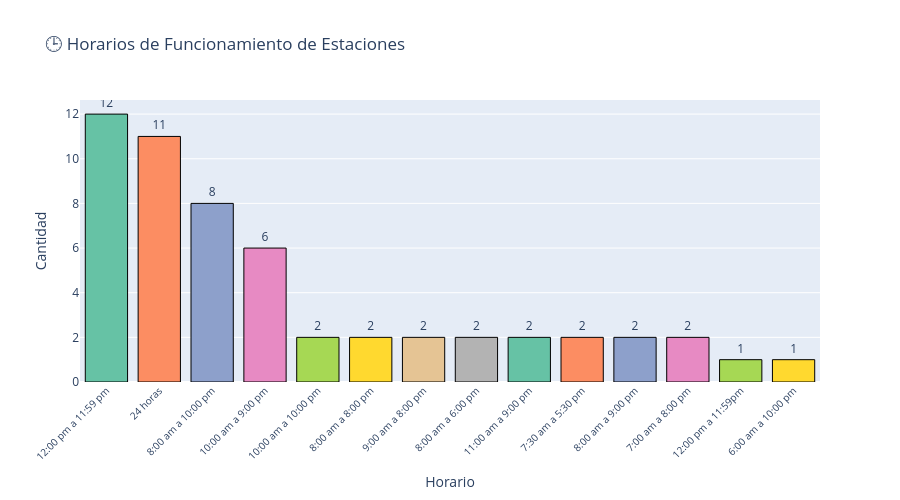

The notebook cell saved with this chart:
### Code cell
# 📊 Gráfica dinámica: Horarios de funcionamiento de estaciones
if df is not None and not df.empty:
    conteo_horarios = df["Horario"].value_counts().reset_index()
    conteo_horarios.columns = ["Horario", "Cantidad"]

    print("🕒 Creando gráfica de horarios de funcionamiento...")

    fig_horarios = px.bar(
        conteo_horarios,
        x="Horario",
        y="Cantidad",
        title="🕒 Horarios de Funcionamiento de Estaciones",
        labels={"Horario": "Horario", "Cantidad": "Cantidad"},
        text="Cantidad",  # ✅ etiquetas encima de cada barra
        color="Horario",
        color_discrete_sequence=px.colors.qualitative.Set2  # ✅ paleta cálida tipo coral
    )

    fig_horarios.update_traces(
        textposition="outside",
        marker=dict(line=dict(color="black", width=1))  # ✅ borde negro estilo matplotlib
    )

    fig_horarios.update_layout(
        height=500,
        xaxis_tickangle=-45,
        xaxis=dict(tickfont=dict(size=10)),  # ✅ mejor legibilidad
        showlegend=False
    )

    fig_horarios.show()
else:
    print("❌ No hay datos disponibles para crear la gráfica de horarios")

### Figure 1 — Plotly figure (JSON) as saved in the notebook; plotly's stock layout.template omitted (floating-point values rounded to 4 significant figures)
{"data": [{"hovertemplate": "Horario=%{x}<br>Cantidad=%{text}<extra></extra>", "legendgroup": "12:00 pm a 11:59 pm", "marker": {"color": "rgb(102,194,165)", "line": {"color": "black", "width": 1}, "pattern": {"shape": ""}}, "name": "12:00 pm a 11:59 pm", "orientation": "v", "showlegend": true, "text": [12.0], "textposition": "outside", "type": "bar", "x": ["12:00 pm a 11:59 pm"], "xaxis": "x", "y": [12], "yaxis": "y"}, {"hovertemplate": "Horario=%{x}<br>Cantidad=%{text}<extra></extra>", "legendgroup": "24 horas", "marker": {"color": "rgb(252,141,98)", "line": {"color": "black", "width": 1}, "pattern": {"shape": ""}}, "name": "24 horas", "orientation": "v", "showlegend": true, "text": [11.0], "textposition": "outside", "type": "bar", "x": ["24 horas"], "xaxis": "x", "y": [11], "yaxis": "y"}, {"hovertemplate": "Horario=%{x}<br>Cantidad=%{text}<extra></extra>", "legendgroup": "8:00 am a 10:00 pm", "marker": {"color": "rgb(141,160,203)", "line": {"color": "black", "width": 1}, "pattern": {"shape": ""}}, "name": "8:00 am a 10:00 pm", "orientation": "v", "showlegend": true, "text": [8.0], "textposition": "outside", "type": "bar", "x": ["8:00 am a 10:00 pm"], "xaxis": "x", "y": [8], "yaxis": "y"}, {"hovertemplate": "Horario=%{x}<br>Cantidad=%{text}<extra></extra>", "legendgroup": "10:00 am a 9:00 pm", "marker": {"color": "rgb(231,138,195)", "line": {"color": "black", "width": 1}, "pattern": {"shape": ""}}, "name": "10:00 am a 9:00 pm", "orientation": "v", "showlegend": true, "text": [6.0], "textposition": "outside", "type": "bar", "x": ["10:00 am a 9:00 pm"], "xaxis": "x", "y": [6], "yaxis": "y"}, {"hovertemplate": "Horario=%{x}<br>Cantidad=%{text}<extra></extra>", "legendgroup": "10:00 am a 10:00 pm", "marker": {"color": "rgb(166,216,84)", "line": {"color": "black", "width": 1}, "pattern": {"shape": ""}}, "name": "10:00 am a 10:00 pm", "orientation": "v", "showlegend": true, "text": [2.0], "textposition": "outside", "type": "bar", "x": ["10:00 am a 10:00 pm"], "xaxis": "x", "y": [2], "yaxis": "y"}, {"hovertemplate": "Horario=%{x}<br>Cantidad=%{text}<extra></extra>", "legendgroup": "8:00 am a 8:00 pm", "marker": {"color": "rgb(255,217,47)", "line": {"color": "black", "width": 1}, "pattern": {"shape": ""}}, "name": "8:00 am a 8:00 pm", "orientation": "v", "showlegend": true, "text": [2.0], "textposition": "outside", "type": "bar", "x": ["8:00 am a 8:00 pm"], "xaxis": "x", "y": [2], "yaxis": "y"}, {"hovertemplate": "Horario=%{x}<br>Cantidad=%{text}<extra></extra>", "legendgroup": "9:00 am a 8:00 pm", "marker": {"color": "rgb(229,196,148)", "line": {"color": "black", "width": 1}, "pattern": {"shape": ""}}, "name": "9:00 am a 8:00 pm", "orientation": "v", "showlegend": true, "text": [2.0], "textposition": "outside", "type": "bar", "x": ["9:00 am a 8:00 pm"], "xaxis": "x", "y": [2], "yaxis": "y"}, {"hovertemplate": "Horario=%{x}<br>Cantidad=%{text}<extra></extra>", "legendgroup": "8:00 am a 6:00 pm", "marker": {"color": "rgb(179,179,179)", "line": {"color": "black", "width": 1}, "pattern": {"shape": ""}}, "name": "8:00 am a 6:00 pm", "orientation": "v", "showlegend": true, "text": [2.0], "textposition": "outside", "type": "bar", "x": ["8:00 am a 6:00 pm"], "xaxis": "x", "y": [2], "yaxis": "y"}, {"hovertemplate": "Horario=%{x}<br>Cantidad=%{text}<extra></extra>", "legendgroup": "11:00 am a 9:00 pm", "marker": {"color": "rgb(102,194,165)", "line": {"color": "black", "width": 1}, "pattern": {"shape": ""}}, "name": "11:00 am a 9:00 pm", "orientation": "v", "showlegend": true, "text": [2.0], "textposition": "outside", "type": "bar", "x": ["11:00 am a 9:00 pm"], "xaxis": "x", "y": [2], "yaxis": "y"}, {"hovertemplate": "Horario=%{x}<br>Cantidad=%{text}<extra></extra>", "legendgroup": "7:30 am a 5:30 pm", "marker": {"color": "rgb(252,141,98)", "line": {"color": "black", "width": 1}, "pattern": {"shape": ""}}, "name": "7:30 am a 5:30 pm", "orientation": "v", "showlegend": true, "text": [2.0], "textposition": "outside", "type": "bar", "x": ["7:30 am a 5:30 pm"], "xaxis": "x", "y": [2], "yaxis": "y"}, {"hovertemplate": "Horario=%{x}<br>Cantidad=%{text}<extra></extra>", "legendgroup": "8:00 am a 9:00 pm", "marker": {"color": "rgb(141,160,203)", "line": {"color": "black", "width": 1}, "pattern": {"shape": ""}}, "name": "8:00 am a 9:00 pm", "orientation": "v", "showlegend": true, "text": [2.0], "textposition": "outside", "type": "bar", "x": ["8:00 am a 9:00 pm"], "xaxis": "x", "y": [2], "yaxis": "y"}, {"hovertemplate": "Horario=%{x}<br>Cantidad=%{text}<extra></extra>", "legendgroup": "7:00 am a 8:00 pm", "marker": {"color": "rgb(231,138,195)", "line": {"color": "black", "width": 1}, "pattern": {"shape": ""}}, "name": "7:00 am a 8:00 pm", "orientation": "v", "showlegend": true, "text": [2.0], "textposition": "outside", "type": "bar", "x": ["7:00 am a 8:00 pm"], "xaxis": "x", "y": [2], "yaxis": "y"}, {"hovertemplate": "Horario=%{x}<br>Cantidad=%{text}<extra></extra>", "legendgroup": "12:00 pm a 11:59pm", "marker": {"color": "rgb(166,216,84)", "line": {"color": "black", "width": 1}, "pattern": {"shape": ""}}, "name": "12:00 pm a 11:59pm", "orientation": "v", "showlegend": true, "text": [1.0], "textposition": "outside", "type": "bar", "x": ["12:00 pm a 11:59pm"], "xaxis": "x", "y": [1], "yaxis": "y"}, {"hovertemplate": "Horario=%{x}<br>Cantidad=%{text}<extra></extra>", "legendgroup": "6:00 am a 10:00 pm", "marker": {"color": "rgb(255,217,47)", "line": {"color": "black", "width": 1}, "pattern": {"shape": ""}}, "name": "6:00 am a 10:00 pm", "orientation": "v", "showlegend": true, "text": [1.0], "textposition": "outside", "type": "bar", "x": ["6:00 am a 10:00 pm"], "xaxis": "x", "y": [1], "yaxis": "y"}], "layout": {"barmode": "relative", "height": 500, "legend": {"title": {"text": "Horario"}, "tracegroupgap": 0}, "showlegend": false, "title": {"text": "🕒 Horarios de Funcionamiento de Estaciones"}, "xaxis": {"anchor": "y", "categoryarray": ["12:00 pm a 11:59 pm", "24 horas", "8:00 am a 10:00 pm", "10:00 am a 9:00 pm", "10:00 am a 10:00 pm", "8:00 am a 8:00 pm", "9:00 am a 8:00 pm", "8:00 am a 6:00 pm", "11:00 am a 9:00 pm", "7:30 am a 5:30 pm", "8:00 am a 9:00 pm", "7:00 am a 8:00 pm", "12:00 pm a 11:59pm", "6:00 am a 10:00 pm"], "categoryorder": "array", "domain": [0, 1], "tickangle": -45, "tickfont": {"size": 10}, "title": {"text": "Horario"}}, "yaxis": {"anchor": "x", "domain": [0, 1], "title": {"text": "Cantidad"}}}}
